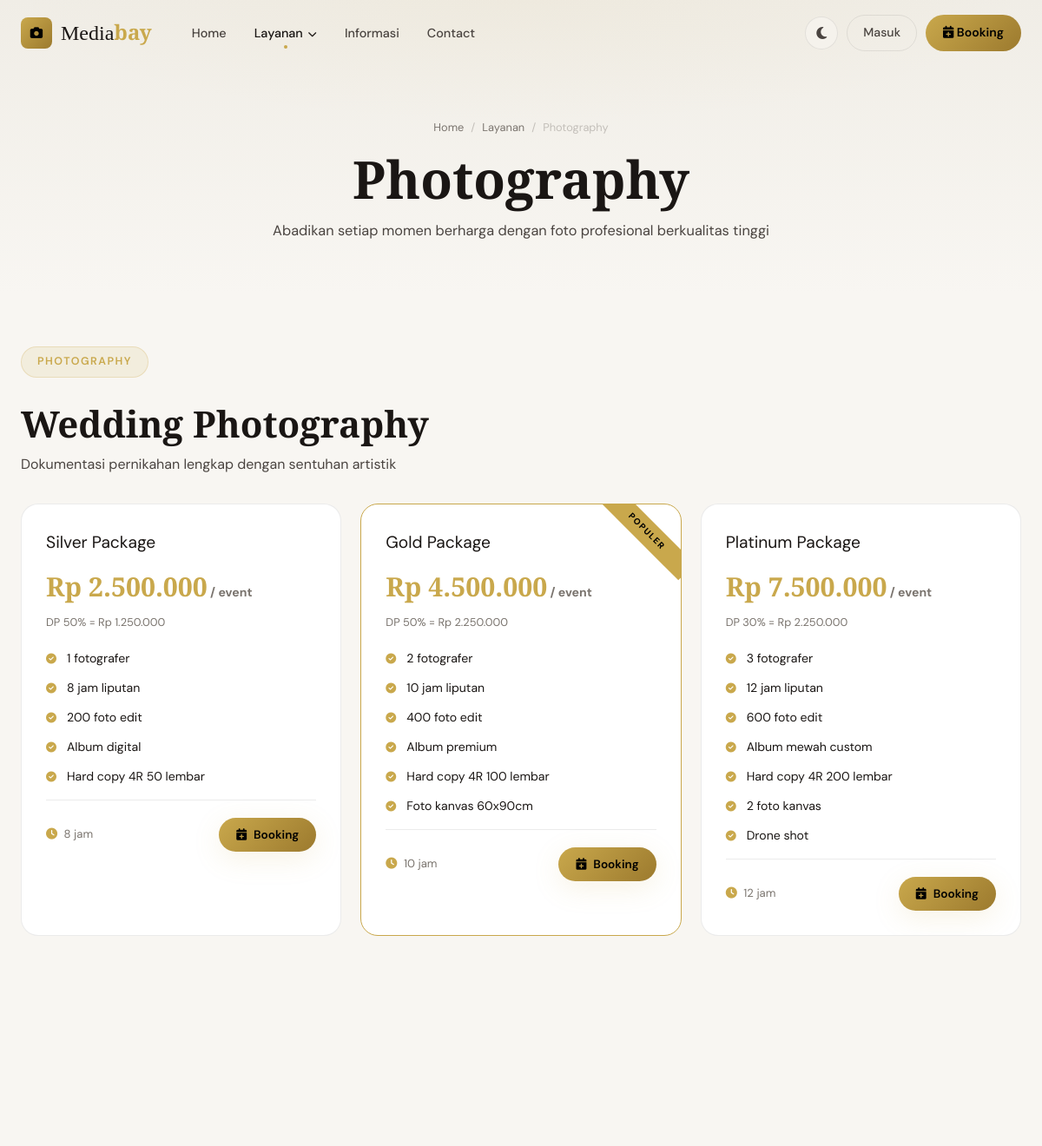
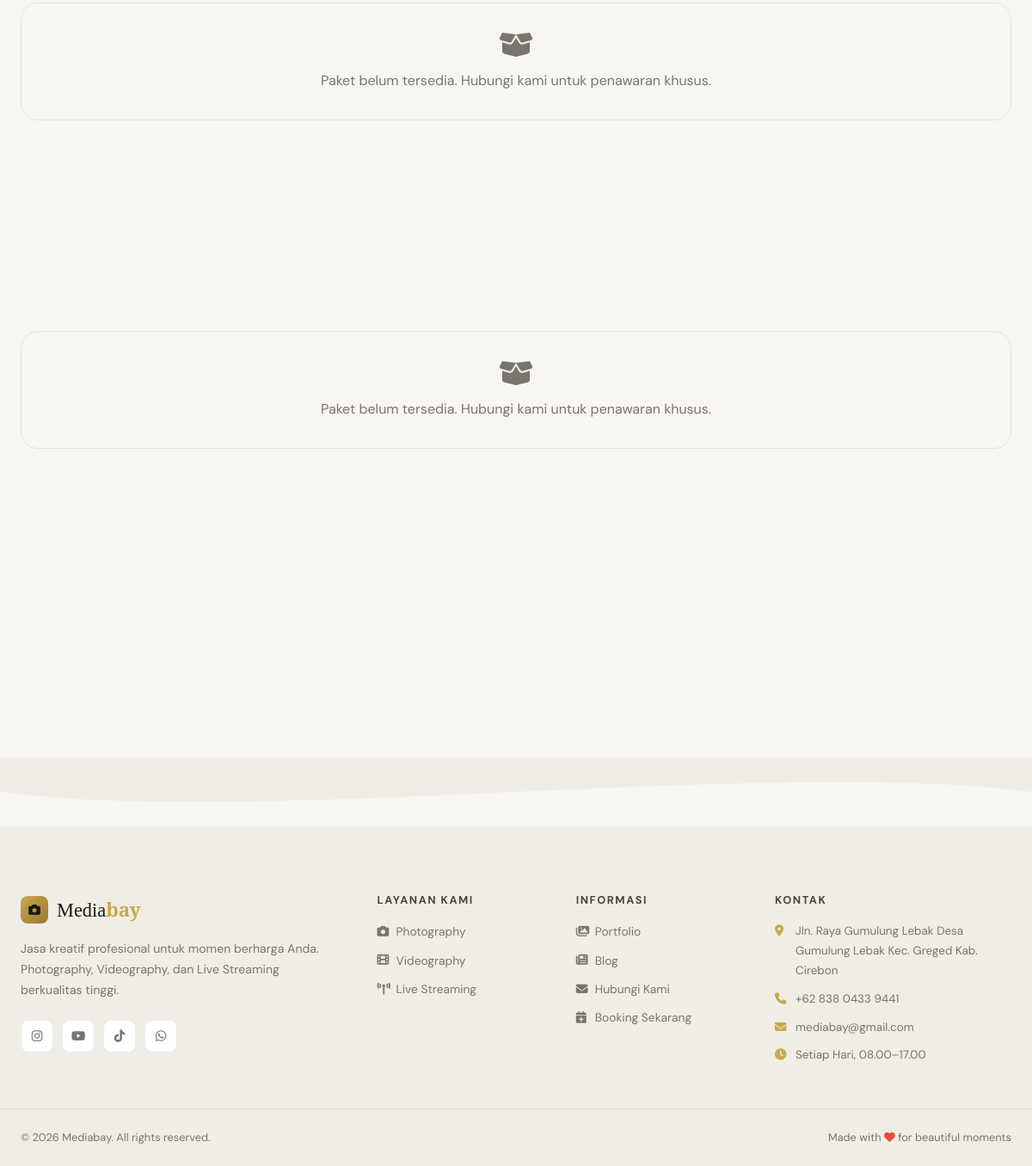
Page /layanan/photography on the committed database (2 pictures, top to bottom).
### tables this page shows
CREATE TABLE `categories` (
  `id` int(11) NOT NULL,
  `name` varchar(100) NOT NULL,
  `slug` varchar(100) NOT NULL,
  `icon` varchar(50) DEFAULT NULL,
  `description` text DEFAULT NULL,
  `image` varchar(255) DEFAULT NULL,
  `sort_order` int(11) DEFAULT 0,
  `is_active` tinyint(1) DEFAULT 1,
  `created_at` timestamp NOT NULL DEFAULT current_timestamp()
);

CREATE TABLE `services` (
  `id` int(11) NOT NULL,
  `category_id` int(11) NOT NULL,
  `name` varchar(150) NOT NULL,
  `slug` varchar(150) NOT NULL,
  `description` text DEFAULT NULL,
  `image` varchar(255) DEFAULT NULL,
  `is_active` tinyint(1) DEFAULT 1,
  `created_at` timestamp NOT NULL DEFAULT current_timestamp()
);

CREATE TABLE `packages` (
  `id` int(11) NOT NULL,
  `service_id` int(11) NOT NULL,
  `name` varchar(150) NOT NULL,
  `price` decimal(12,2) NOT NULL,
  `dp_percentage` int(11) DEFAULT 50,
  `description` text DEFAULT NULL,
  `features` longtext DEFAULT NULL CHECK (json_valid(`features`)),
  `duration_hours` int(11) DEFAULT 8,
  `is_active` tinyint(1) DEFAULT 1,
  `created_at` timestamp NOT NULL DEFAULT current_timestamp()
);

### app/controllers/Controllers.php (called while the page is built, shortened)
<?php
class ServiceController extends Controller {
    public function show(string $slug): void {
        $category = (new CategoryModel())->findBySlug($slug);
        $services = (new ServiceModel())->getByCategory($category['id']);
        $this->view('home/service_detail', compact('category', 'services'));
    }
}

### public/index.php (called while the page is built, shortened)
<?php
require_once __DIR__ . '/../config/database.php';
require_once __DIR__ . '/../core/Database.php';
require_once __DIR__ . '/../core/Model.php';
require_once __DIR__ . '/../core/Router.php';
require_once __DIR__ . '/../app/models/Models.php';
require_once __DIR__ . '/../app/controllers/Controllers.php';
$scriptDir = dirname($_SERVER['SCRIPT_NAME'] ?? '/index.php');
$basePath  = ($scriptDir === '/' || $scriptDir === '\\') ? '' : rtrim($scriptDir, '/');
$router = new Router($basePath);
$router->dispatch();

### core/Database.php (called while the page is built)
<?php
class Database {
    private static ?PDO $instance = null;
    public static function getInstance(): PDO {
        if (self::$instance === null) {
            try {
                $dsn = "mysql:host=" . DB_HOST . ";dbname=" . DB_NAME . ";charset=" . DB_CHARSET;
                self::$instance = new PDO($dsn, DB_USER, DB_PASS, [
                    PDO::ATTR_ERRMODE            => PDO::ERRMODE_EXCEPTION,
                    PDO::ATTR_DEFAULT_FETCH_MODE => PDO::FETCH_ASSOC,
                    PDO::ATTR_EMULATE_PREPARES   => false,
                ]);
            } catch (PDOException $e) {
                die(json_encode(['error' => 'Database connection failed: ' . $e->getMessage()]));
            }
        }
        return self::$instance;
    }
}

### core/Model.php (called while the page is built, shortened)
<?php
abstract class Model {
    protected PDO $db;
    protected string $table = '';
    public function __construct() {
        $this->db = Database::getInstance();
    }
    public function findBy(string $column, mixed $value): ?array {
        $stmt = $this->db->prepare("SELECT * FROM {$this->table} WHERE {$column} = ? LIMIT 1");
        $stmt->execute([$value]);
        $result = $stmt->fetch();
        return $result ?: null;
    }
}

### app/models/Models.php (called while the page is built, shortened)
<?php
class CategoryModel extends Model {
    public function getActive(): array {
        $stmt = $this->db->query("SELECT * FROM categories WHERE is_active=1 ORDER BY sort_order ASC");
        return $stmt->fetchAll();
    }
    public function findBySlug(string $slug): ?array {
        return $this->findBy('slug', $slug);
    }
}
class ServiceModel extends Model {
    public function getByCategory(int $categoryId): array {
        $stmt = $this->db->prepare("SELECT * FROM services WHERE category_id=? AND is_active=1");
        $stmt->execute([$categoryId]);
        return $stmt->fetchAll();
    }
}
class PackageModel extends Model {
    public function getByService(int $serviceId): array {
        $stmt = $this->db->prepare("SELECT * FROM packages WHERE service_id=? AND is_active=1 ORDER BY price ASC");
        $stmt->execute([$serviceId]);
        return $stmt->fetchAll();
    }
}

### app/views/home/service_detail.php (the view, shortened to what this page needs)
<div class="page-hero">
  <div class="container">
    <div class="breadcrumb">
      <a href="<?= BASE_URL ?>/">Home</a><span>/</span>
      <a href="<?= BASE_URL ?>/layanan">Layanan</a><span>/</span>
      <span><?= htmlspecialchars($category['name']) ?></span>
    </div>
    <h1><?= htmlspecialchars($category['name']) ?></h1>
    <p><?= htmlspecialchars($category['description'] ?? '') ?></p>
  </div>
</div>
<section class="section-sm">
  <div class="container">
    <?php foreach($services as $svc): ?>
    <?php
      $pkgs = (new PackageModel())->getByService($svc['id']);
    ?>
    <div style="margin-bottom:64px">
      <div style="margin-bottom:32px" class="reveal">
        <div class="section-tag"><?= htmlspecialchars($category['name']) ?></div>
        <h2 style="margin-top:12px"><?= htmlspecialchars($svc['name']) ?></h2>
        <p style="color:var(--text-soft);margin-top:8px;max-width:600px"><?= htmlspecialchars($svc['description'] ?? '') ?></p>
      </div>
      <?php if ($pkgs): ?>
      <div class="packages-grid">
        <?php foreach($pkgs as $pi => $pkg):
          $features = json_decode($pkg['features'] ?? '[]', true);
          $dp = $pkg['price'] * ($pkg['dp_percentage'] / 100);
        ?>
        <div class="package-card reveal delay-<?= $pi+1 ?> <?= $pi === 1 ? 'featured' : '' ?>">
          <div class="package-name"><?= htmlspecialchars($pkg['name']) ?></div>
          <div class="package-price">Rp <?= number_format($pkg['price'], 0, ',', '.') ?><span> / event</span></div>
          <div class="package-dp">DP <?= $pkg['dp_percentage'] ?>% = Rp <?= number_format($dp, 0, ',', '.') ?></div>
          <?php if ($features): ?>
          <div class="package-features feature-list">
            <?php foreach($features as $feat): ?>
            <div class="feature-item">
              <i class="fas fa-check-circle"></i>
              <?= htmlspecialchars($feat) ?>
            </div>
            <?php endforeach; ?>
          </div>
          <?php endif; ?>
          <div style="margin-top:4px;padding-top:20px;border-top:1px solid var(--border-soft);display:flex;align-items:center;justify-content:space-between">
            <span style="font-size:0.82rem;color:var(--text-muted)">
              <i class="fas fa-clock" style="color:var(--gold);margin-right:4px"></i>
              <?= $pkg['duration_hours'] ?> jam
            </span>
            <a href="<?= BASE_URL ?>/booking?package_id=<?= $pkg['id'] ?>" class="btn btn-primary btn-sm">
              <i class="fas fa-calendar-plus"></i> Booking
            </a>
          </div>
        </div>
        <?php endforeach; ?>
      </div>
      <?php else: ?>
      <div style="background:var(--dark-3);border:1px solid var(--border-soft);border-radius:var(--radius-lg);padding:32px;text-align:center;color:var(--text-muted)">
        <i class="fas fa-box-open" style="font-size:2rem;margin-bottom:12px"></i>
        <p>Paket belum tersedia. Hubungi kami untuk penawaran khusus.</p>
      </div>
      <?php endif; ?>
    </div>
    <?php endforeach; ?>
  </div>
</section>

### core/Router.php (shortened to what this page needs)
<?php
class Router {
    private array $routes = [];
    private function addRoute(string $method, string $path, string $controller, string $action): void {
        $this->routes[] = [
            'method'     => $method,
            'path'       => $path,
            'controller' => $controller,
            'action'     => $action,
            'pattern'    => $this->pathToPattern($path),
        ];
    }
    private function pathToPattern(string $path): string {
        $pattern = preg_replace('/\/:([^\/]+)/', '/(?P<$1>[^/]+)', $path);
        return '#^' . $pattern . '$#';
    }
    public function dispatch(): void {
        $requestUri = parse_url($_SERVER['REQUEST_URI'], PHP_URL_PATH);
        $requestUri = rawurldecode($requestUri);
        $requestUri = '/' . ltrim($requestUri, '/');
        if ($requestUri !== '/') {
            $requestUri = rtrim($requestUri, '/');
        }
        $requestMethod = $_SERVER['REQUEST_METHOD'];
        foreach ($this->routes as $route) {
            if (($route['method'] === $requestMethod || $route['method'] === 'ANY') &&
                preg_match($route['pattern'], $requestUri, $matches)) {
                $params = array_filter($matches, fn($k) => !is_int($k), ARRAY_FILTER_USE_KEY);
                $this->invoke($route['controller'], $route['action'], $params);
                return;
            }
        }
    }
    private function invoke(string $controllerName, string $action, array $params): void {
        $controller = new $controllerName();
        call_user_func_array([$controller, $action], $params);
    }
}

### app/views/partials/footer.php
<?php
$footerCategories = (new CategoryModel())->getActive();
$iconMap = [
    'photography'    => 'camera',
    'videography'    => 'film',
    'live-streaming' => 'tower-broadcast',
];
?>
<footer class="footer">
    <div class="footer-wave">
        <svg viewBox="0 0 1440 80" preserveAspectRatio="none">
            <path d="M0,40 C360,80 1080,0 1440,40 L1440,80 L0,80 Z" fill="currentColor"/>
        </svg>
    </div>
    <div class="footer-body">
        <div class="footer-container">
            <div class="footer-col footer-brand">
                <div class="footer-logo">
                    <span class="logo-icon" style="width:32px;height:32px;border-radius:8px;background:linear-gradient(135deg,var(--gold),var(--gold-dark));display:inline-grid;place-items:center;color:var(--dark);font-size:0.85rem">
                        <i class="fas fa-camera"></i>
                    </span>
                    <span>Media<strong>bay</strong></span>
                </div>
                <p>Jasa kreatif profesional untuk momen berharga Anda. Photography, Videography, dan Live Streaming berkualitas tinggi.</p>
                <div class="footer-social">
                    <a href="https://www.instagram.com/mediabayhd?utm_source=ig_web_button_share_sheet&igsh=ZDNlZDc0MzIxNw==" aria-label="Instagram"><i class="fab fa-instagram"></i></a>
                    <a href="https://youtube.com/@mediabayhd?si=j1iJ98egsUOuwnk2" aria-label="YouTube"><i class="fab fa-youtube"></i></a>
                    <a href="#" aria-label="TikTok"><i class="fab fa-tiktok"></i></a>
                    <a href="#" aria-label="WhatsApp"><i class="fab fa-whatsapp"></i></a>
                </div>
            </div>
            <div class="footer-col">
                <h4>Layanan Kami</h4>
                <ul>
                    <?php foreach($footerCategories as $cat):
                        $icon = $iconMap[$cat['slug']] ?? ($cat['icon'] ?? 'circle');
                    ?>
                    <li>
                        <a href="<?= BASE_URL ?>/layanan/<?= htmlspecialchars($cat['slug']) ?>">
                            <i class="fas fa-<?= $icon ?>"></i>
                            <?= htmlspecialchars($cat['name']) ?>
                        </a>
                    </li>
                    <?php endforeach; ?>
                </ul>
            </div>
            <div class="footer-col">
                <h4>Informasi</h4>
                <ul>
                    <li><a href="<?= BASE_URL ?>/informasi"><i class="fas fa-images"></i> Portfolio</a></li>
                    <li><a href="<?= BASE_URL ?>/informasi"><i class="fas fa-newspaper"></i> Blog</a></li>
                    <li><a href="<?= BASE_URL ?>/contact"><i class="fas fa-envelope"></i> Hubungi Kami</a></li>
                    <li><a href="<?= BASE_URL ?>/booking"><i class="fas fa-calendar-plus"></i> Booking Sekarang</a></li>
                </ul>
            </div>
            <div class="footer-col">
                <h4>Kontak</h4>
                <ul class="footer-contact">
                    <li><i class="fas fa-map-marker-alt"></i> Jln. Raya Gumulung Lebak Desa Gumulung Lebak Kec. Greged Kab. Cirebon</li>
                    <li><i class="fas fa-phone"></i> +62 838 0433 9441</li>
                    <li><i class="fas fa-envelope"></i> mediabay@gmail.com</li>
                    <li><i class="fas fa-clock"></i> Setiap Hari, 08.00–17.00</li>
                </ul>
            </div>
        </div>
        <div class="footer-bottom">
            <p>&copy; <?= date('Y') ?> Mediabay. All rights reserved.</p>
            <p>Made with <i class="fas fa-heart" style="color:#e74c3c"></i> for beautiful moments</p>
        </div>
    </div>
</footer>

### rows in the picture
categories: name "Photography", description "Abadikan setiap momen berharga dengan foto profesional berkualitas tinggi"
services: category.name "PHOTOGRAPHY", name "Wedding Photography", description "Dokumentasi pernikahan lengkap dengan sentuhan artistik"
packages: name "Silver Package", price "2.500.000", dp_percentage "50", dp "1.250.000", features "1 fotografer", features "8 jam liputan", features "200 foto edit", features "Album digital", features "Hard copy 4R 50 lembar", duration_hours "8"
packages: name "Gold Package", price "4.500.000", dp_percentage "50", dp "2.250.000", features "2 fotografer", features "10 jam liputan", features "400 foto edit", features "Album premium", features "Hard copy 4R 100 lembar", features "Foto kanvas 60x90cm", duration_hours "10"
packages: name "Platinum Package", price "7.500.000", dp_percentage "30", dp "2.250.000", features "3 fotografer", features "12 jam liputan", features "600 foto edit", features "Album mewah custom", features "Hard copy 4R 200 lembar", features "2 foto kanvas", features "Drone shot", duration_hours "12"
services: shows "Paket belum tersedia. Hubungi kami untuk penawaran khusus."
services: shows "Paket belum tersedia. Hubungi kami untuk penawaran khusus."
categories: name "Videography"
categories: name "Live Streaming"
